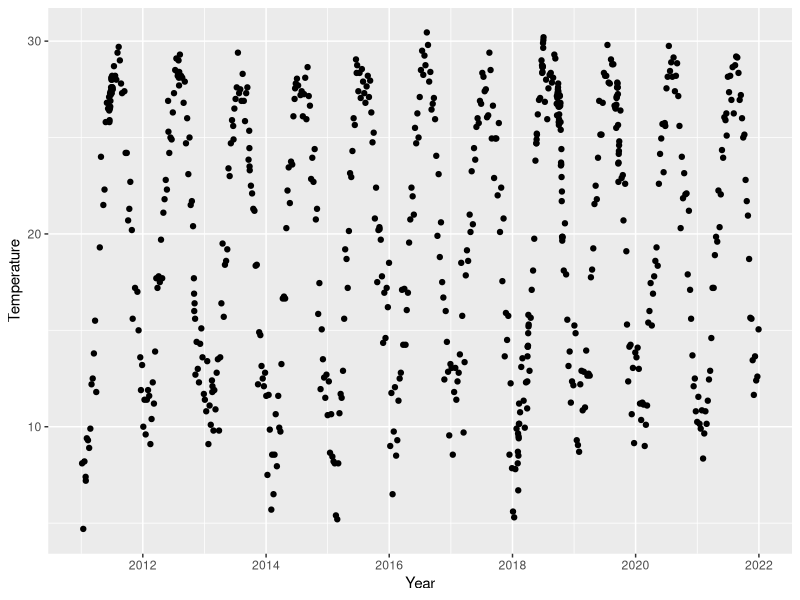
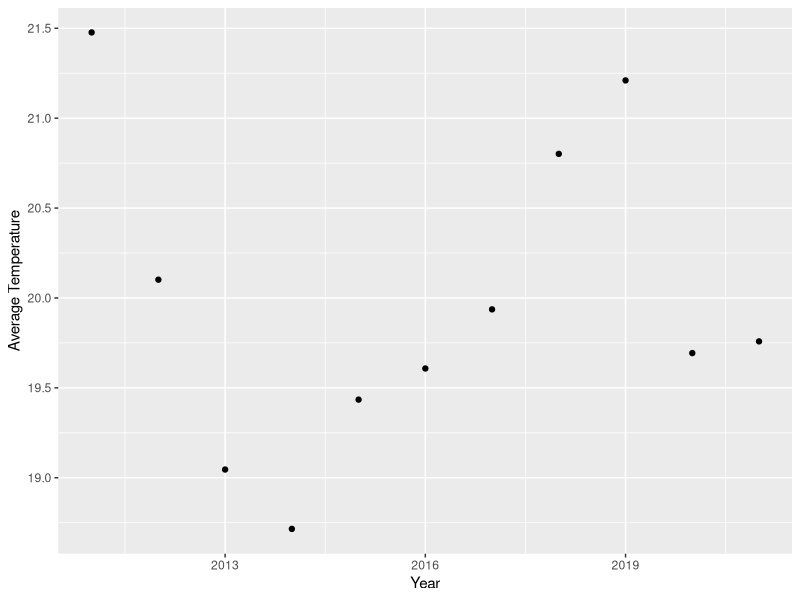
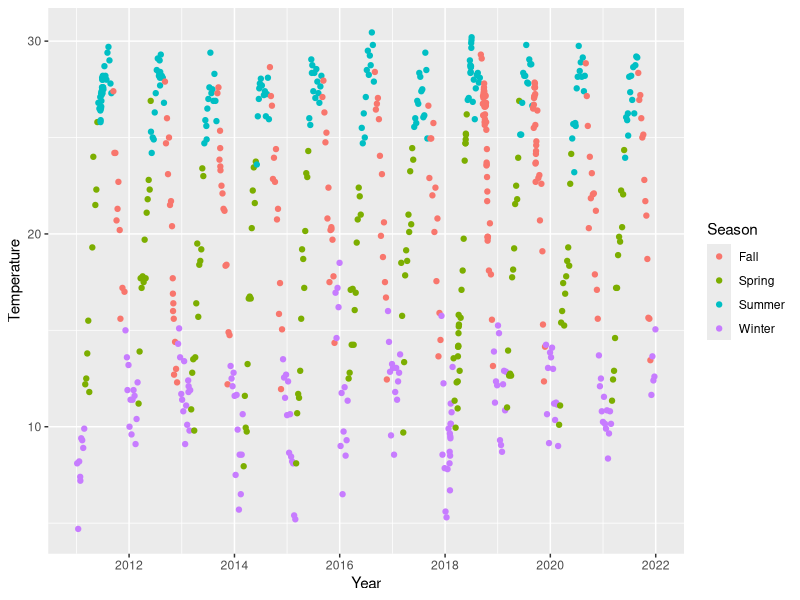

Here is the R script that generated these plots, in order:
## ---- chunk 1
library(ggplot2)
library(readxl)
library(cowplot)
library(tidyverse)
library(lubridate)
library(dplyr)
## ---- chunk 2
TempData <- read_excel("Temperature2011-2021 (1).xlsx")
TempData <- TempData |>
  mutate(
    `Decimal Years` = date(date_decimal(`Decimal Years`))) |>
  na.omit() 
  
  colnames(TempData) <- c("Date", "Temp", "SD")
## ---- chunk 3
head(TempData)
## ---- chunk 4
ggplot(TempData)+
  geom_point(aes(x = Date, y= Temp)) +
  labs(x = "Year", y = "Temperature") 
## ---- chunk 5
Summary <- TempData |>
  group_by(year(Date)) |>
  summarise(Temp = mean(Temp))
## ---- chunk 6
print(Summary)
## ---- chunk 7
ggplot(Summary)+
  geom_point(aes(x = `year(Date)`, y= Temp)) +
  labs(x = "Year", y = "Average Temperature") 
## ---- chunk 8
SeasonTempData <- TempData |>
  mutate(
    Season = case_when(
      month(Date) == 12 | month(Date) == 1 | month(Date) == 2 ~ "Winter",
      month(Date) == 3 | month(Date) == 4 | month(Date) == 5 ~ "Spring",
      month(Date) == 6 | month(Date) == 7 | month(Date) == 8 ~ "Summer",
      month(Date) == 9 | month(Date) == 10 | month(Date) == 11 ~ "Fall"
    )
  )
## ---- chunk 9
ggplot(SeasonTempData)+
  geom_point(aes(x = Date, y= Temp, color = Season)) +
  labs(x = "Year", y = "Temperature") 
## ---- chunk 10
SummarySeason <- SeasonTempData |>
  group_by(year(Date), Season) |>
  summarise(Temp = mean(Temp))
## ---- chunk 11
print(SummarySeason)
## ---- chunk 12
SummarySeasonSummer <- SummarySeason |>
  filter(Season == "Summer")
print(SummarySeasonSummer)
## ---- chunk 13
SummarySeasonSummer <- SummarySeason |>
  filter(Season == "Winter")
print(SummarySeasonSummer)
## ---- chunk 14
SummarySeasonSummer <- SummarySeason |>
  filter(Season == "Spring")
print(SummarySeasonSummer)
## ---- chunk 15
SummarySeasonSummer <- SummarySeason |>
  filter(Season == "Fall")
print(SummarySeasonSummer)
